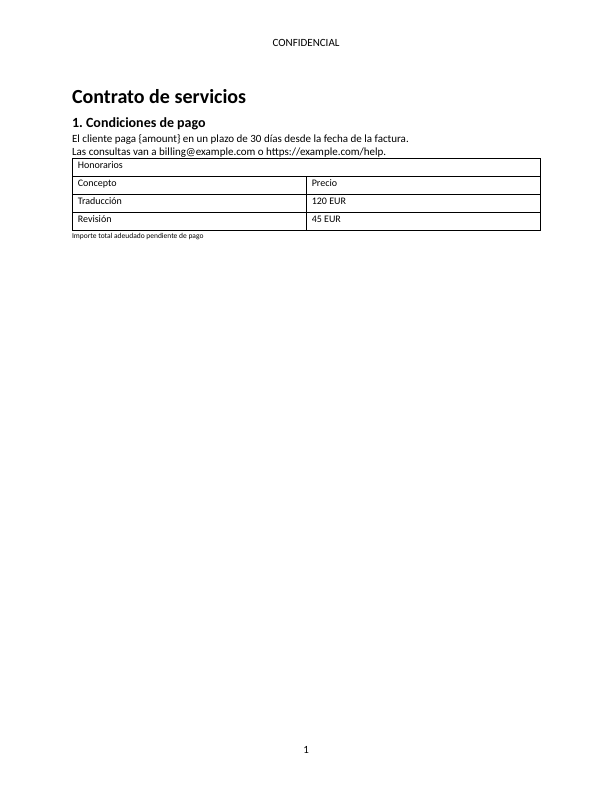
#> input picture .claude/skills/taikatranslator-engineering/starter/src/test/resources/baselines/service-agreement.ES/page-1.png, 612 x 792 px
$ python segmenter.py --input ../src/test/resources/baselines/service-agreement.ES/page-1.png --out-dir out
#> lines starting #> are read from the running program, lines starting #| are printed output that depends on the picture
#!/usr/bin/env python3
"""Stamp and signature candidate detection for scanned pages (vision stage baseline).

A heuristic baseline, not a trained model. It finds regions of *coloured ink*
(saturated red/blue/violet/green) and classifies each connected region:

  stamp      compact: the ink fills a good part of its bounding box, or the box is large and round-ish
  signature  sparse, stroke-like: little ink spread over a wide, short box

Black-ink signatures are NOT detected (indistinguishable from text by colour);
the report says so in "limitations". Measure it on your own document classes
before relying on it, and replace it with a model when the baseline isn't enough.

Outputs, all written to --out-dir:
  artifacts.json  schemaVersion, image size, artifacts[{kind, bbox_norm [x,y,w,h], ink_pixels, fill_ratio, confidence}]
  mask.png        8-bit L image, 255 where an artifact was found (full resolution)
  cleaned.png     the page with artifact pixels replaced by white, for better OCR of the text underneath

Exit codes: 0 ok, 2 usage, 3 unreadable/invalid input, 4 internal error.
Contract with the Java VisionRunner: paths only on the command line, never document content.
"""
import argparse
import json
import os
import sys
from collections import deque

EXIT_OK, EXIT_USAGE, EXIT_INPUT, EXIT_INTERNAL = 0, 2, 3, 4
SCHEMA_VERSION = 1
MAX_SIDE = 800  # analysis resolution; masks are scaled back to full size
# Untrusted input: only the decoders a scanned page needs. EPS (Ghostscript), PSD, GIF, TGA,
# PCF/BDF fonts and friends are where image-library CVEs cluster; they are never opened.
ALLOWED_FORMATS = ("PNG", "JPEG", "TIFF")
# A 600 dpi A3 page is ~ 7016 x 9921 = 70 Mpx. Anything far beyond that is a decompression bomb.
MAX_PIXELS = 120_000_000


def coloured_ink(rgb, min_saturation=90):
    """Boolean mask of saturated, not-too-light pixels. rgb: HxWx3 uint8 array."""
    import numpy as np
    from PIL import Image
    hsv = np.asarray(Image.fromarray(rgb).convert("HSV"), dtype=np.int16)
    s, v = hsv[..., 1], hsv[..., 2]
    return (s >= min_saturation) & (v >= 40) & (v <= 245)


def components(mask, min_pixels):
    """4-connected components of a boolean mask -> list of (ys, xs) index arrays. Pure Python BFS."""
    import numpy as np
    h, w = mask.shape
    seen = np.zeros_like(mask, dtype=bool)
    out = []
    for y0, x0 in zip(*np.nonzero(mask)):
        if seen[y0, x0]:
            continue
        q = deque([(y0, x0)])
        seen[y0, x0] = True
        ys, xs = [], []
        while q:
            y, x = q.popleft()
            ys.append(y)
            xs.append(x)
            for ny, nx in ((y - 1, x), (y + 1, x), (y, x - 1), (y, x + 1)):
                if 0 <= ny < h and 0 <= nx < w and mask[ny, nx] and not seen[ny, nx]:
                    seen[ny, nx] = True
                    q.append((ny, nx))
        if len(ys) >= min_pixels:
            out.append((np.array(ys), np.array(xs)))
    return out


def dilate(mask, r):
    """Square dilation by r pixels using shifted ORs (no scipy)."""
    import numpy as np
    out = mask.copy()
    for dy in range(-r, r + 1):
        for dx in range(-r, r + 1):
            if dy == 0 and dx == 0:
                continue
            shifted = np.zeros_like(mask)
            ys = slice(max(dy, 0), mask.shape[0] + min(dy, 0))
            yd = slice(max(-dy, 0), mask.shape[0] + min(-dy, 0))
            xs = slice(max(dx, 0), mask.shape[1] + min(dx, 0))
            xd = slice(max(-dx, 0), mask.shape[1] + min(-dx, 0))
            shifted[ys, xs] = mask[yd, xd]
            out |= shifted
    return out


def merge_overlapping(boxes):
    """Union boxes (y0, y1, x0, x1) that intersect or nest, until stable.

    A round stamp is several separate ink regions (outer ring, inner ring, text)
    whose boxes nest; they are one artifact.
    """
    boxes = list(boxes)
    changed = True
    while changed:
        changed = False
        out = []
        while boxes:
            a = boxes.pop()
            i = 0
            while i < len(boxes):
                b = boxes[i]
                if a[0] < b[1] and b[0] < a[1] and a[2] < b[3] and b[2] < a[3]:
                    a = (min(a[0], b[0]), max(a[1], b[1]), min(a[2], b[2]), max(a[3], b[3]))
                    boxes.pop(i)
                    changed = True
                else:
                    i += 1
            out.append(a)
        boxes = out
    return sorted(boxes)


def analyse(img, min_area):
    import numpy as np
    from PIL import Image
    full_w, full_h = img.size
    scale = min(1.0, MAX_SIDE / max(full_w, full_h))
    small = img.convert("RGB").resize((max(1, round(full_w * scale)), max(1, round(full_h * scale))), Image.BILINEAR)
    rgb = np.asarray(small, dtype=np.uint8)
    ink = coloured_ink(rgb)
    # Anti-aliased edges of thin strokes are less saturated. Inside a box already identified as an
    # artifact, a looser threshold catches them so the cleaned page has no coloured residue.
    faint = coloured_ink(rgb, min_saturation=35)
    h, w = ink.shape
    # Join nearby strokes of one signature/stamp before labelling.
    grouped = dilate(ink, max(1, round(min(h, w) * 0.006)))
    min_pixels = max(4, int(min_area * h * w))

    boxes = [(ys.min(), ys.max() + 1, xs.min(), xs.max() + 1) for ys, xs in components(grouped, min_pixels)]
    artifacts = []
    region_mask = np.zeros_like(ink)
    for y0, y1, x0, x1 in merge_overlapping(boxes):
        box_ink = ink[y0:y1, x0:x1]
        ink_px = int(box_ink.sum())
        if ink_px < min_pixels:
            continue
        bw, bh = x1 - x0, y1 - y0
        fill = ink_px / float(bw * bh)
        aspect = bw / float(bh)
        if fill >= 0.18 or (0.6 <= aspect <= 1.6 and bw * bh >= 0.004 * w * h):
            kind, conf = "stamp", min(0.95, 0.5 + fill)
        elif aspect >= 1.8 and fill < 0.18:
            kind, conf = "signature", min(0.9, 0.5 + (aspect - 1.8) * 0.1)
        else:
            kind, conf = "unknown_mark", 0.3
        region_mask[y0:y1, x0:x1] |= faint[y0:y1, x0:x1]
        artifacts.append({
            "kind": kind,
            "bbox_norm": [round(x0 / w, 4), round(y0 / h, 4), round(bw / w, 4), round(bh / h, 4)],
            "ink_pixels": ink_px,
            "fill_ratio": round(fill, 4),
            "confidence": round(conf, 2),
        })
    artifacts.sort(key=lambda a: (a["bbox_norm"][1], a["bbox_norm"][0]))
    mask_small = Image.fromarray((dilate(region_mask, 1) * 255).astype(np.uint8), "L")
    mask_full = mask_small.resize((full_w, full_h), Image.NEAREST)
    return artifacts, mask_full


def main(argv=None):
    ap = argparse.ArgumentParser(description=__doc__, formatter_class=argparse.RawDescriptionHelpFormatter)
    ap.add_argument("--input", required=True, help="page image (PNG/JPEG/TIFF)")
    ap.add_argument("--out-dir", required=True)
    ap.add_argument("--min-area", type=float, default=0.0005, help="smallest artifact as a fraction of the page area")
    try:
        args = ap.parse_args(argv)
    except SystemExit as e:
        return EXIT_USAGE if e.code else EXIT_OK
    if not (0 < args.min_area < 0.5):
        print("--min-area must be in (0, 0.5)", file=sys.stderr)
        return EXIT_USAGE
    try:
        from PIL import Image, UnidentifiedImageError
        import numpy  # noqa: F401
    except ImportError as e:
        print(f"missing dependency: {e.name}", file=sys.stderr)
        return EXIT_INTERNAL
    import warnings
    # Pillow raises above 2x MAX_IMAGE_PIXELS but only *warns* between 1x and 2x; make the limit exact.
    Image.MAX_IMAGE_PIXELS = MAX_PIXELS
    try:
        with warnings.catch_warnings():
            warnings.simplefilter("error", Image.DecompressionBombWarning)
            with Image.open(args.input, formats=ALLOWED_FORMATS) as im:
#> im is the input picture: PIL image 612x792 RGB; min 0, max 255, mean 251.9
                im.load()
                img = im.copy()
    except (Image.DecompressionBombError, Image.DecompressionBombWarning):
        print("image exceeds the pixel limit", file=sys.stderr)
        return EXIT_INPUT
    except (FileNotFoundError, UnidentifiedImageError, OSError) as e:
        print(f"cannot read image (allowed: {', '.join(ALLOWED_FORMATS)}): {type(e).__name__}", file=sys.stderr)
        return EXIT_INPUT
    if img.width < 8 or img.height < 8:
        print("image too small", file=sys.stderr)
        return EXIT_INPUT
    try:
        artifacts, mask = analyse(img, args.min_area)
#> in coloured_ink, `hsv = np.asarray(Image.fromarray(rgb).convert("HSV"), dtype=np.int16)`:
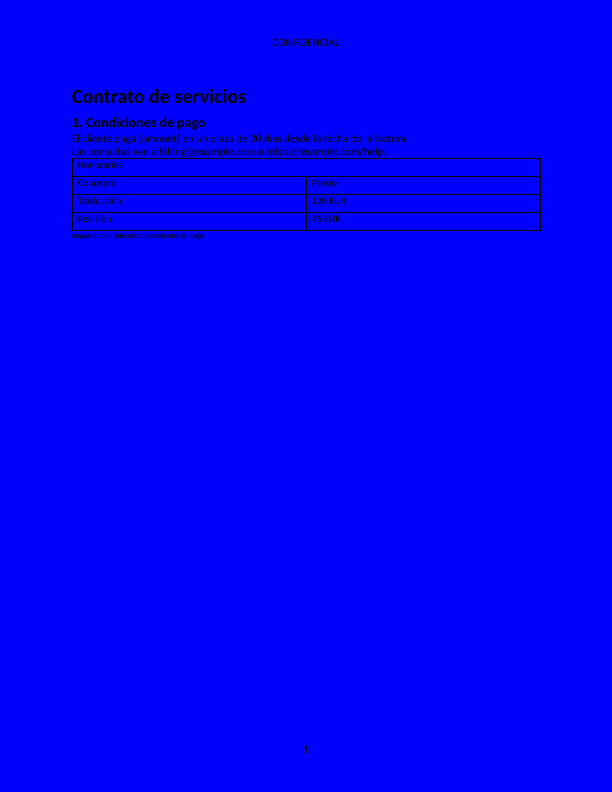
#> hsv: shape (792, 612, 3) int16; mean R, G, B 0, 0, 251.9
#> in coloured_ink, `s, v = hsv[..., 1], hsv[..., 2]`: s: shape (792, 612) int16; every value is 0
#> in coloured_ink, `return (s >= min_saturation) & (v >= 40) & (v <= 245)`: returned value: shape (792, 612) bool; every value is 0
#> after the loop in components, `for y0, x0 in zip(*np.nonzero(mask)):`: out = []
#> in merge_overlapping, `changed = True`: changed = True
#> after the loop in analyse, `for y0, y1, x0, x1 in merge_overlapping(boxes):`: artifacts = []
#> artifacts = []
        os.makedirs(args.out_dir, exist_ok=True)
        mask.save(os.path.join(args.out_dir, "mask.png"))
        cleaned = img.convert("RGB")
        cleaned.paste((255, 255, 255), mask=mask)
        cleaned.save(os.path.join(args.out_dir, "cleaned.png"))
        report = {
            "schemaVersion": SCHEMA_VERSION,
            "image": {"width": img.width, "height": img.height},
            "artifacts": artifacts,
            "limitations": ["black-ink signatures are not detected", "heuristic baseline; thresholds untuned for real scans"],
        }
        tmp = os.path.join(args.out_dir, ".artifacts.json.part")
        with open(tmp, "w") as f:
            json.dump(report, f, indent=2)
        os.replace(tmp, os.path.join(args.out_dir, "artifacts.json"))
    except Exception as e:  # noqa: BLE001 - the Java side needs a clean exit code, not a traceback
        print(f"internal error: {type(e).__name__}: {e}", file=sys.stderr)
        return EXIT_INTERNAL
    print(json.dumps({"artifacts": len(artifacts)}))
#| {"artifacts": 0}
    return EXIT_OK


if __name__ == "__main__":
    sys.exit(main())
#> (the program exits here)
